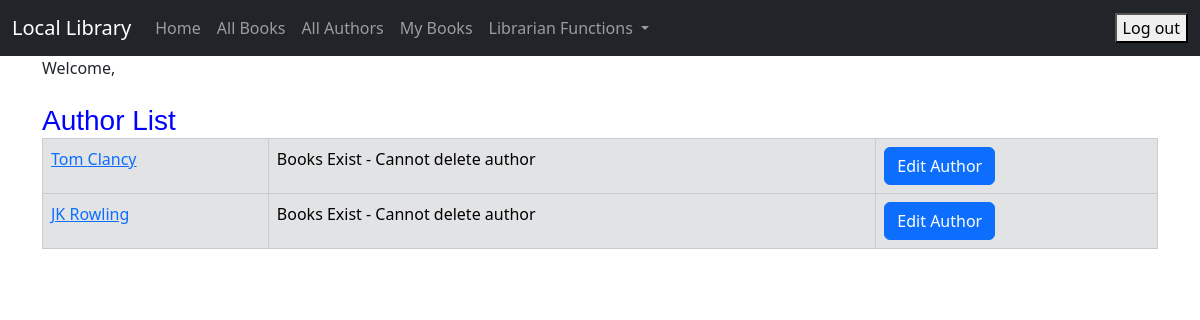
/author_list/ (signed in), run on the app's committed database.
### catalog/models.py (models this page shows, shortened)
class Author(models.Model):
    first_name = models.CharField(max_length=100)
    last_name = models.CharField(max_length=100)
    date_of_birth = models.DateField(null=True, blank=True)
    date_of_death = models.DateField('Died', null=True, blank=True)
    author_image = models.ImageField(upload_to='images/', null=True, blank=True)
    class Meta:
        ordering = ['last_name', 'first_name']
    def get_absolute_url(self):
        return reverse('author_detail', args=[str(self.id)])

### catalog/views.py (the view)
# urls.py: path('author_list/', views.AuthorListView.as_view(), name='author_list'),
class AuthorListView(LoginRequiredMixin, generic.ListView):
    model = Author

### catalog/templates/catalog/author_list.html (shortened to what this page needs)
{% extends "catalog/base.html" %}
{% block content %}
    <h1>Author List</h1>
    {% if author_list %}
        <table class="table table-bordered">
            {% for author in author_list %}
                <tr class="table-secondary">
                    <td><a href="{{ author.get_absolute_url }}">{{ author.first_name }} {{ author.last_name }}</a></td>
                    {% if user.is_superuser %}
                        {% if author.book_set.all %}
                            <td>Books Exist - Cannot delete author</td>
                        {% else %}
                            <td><a href="{% url 'author_delete' pk=author.pk %}"
                                   onclick="return confirm('Are you sure you want to delete?')"
                                   class="btn btn-danger">Delete</a>
                            </td>
                        {% endif %}
                        <td><a href="{% url 'author_update' pk=author.pk %}" class="btn btn-primary">Edit Author</a></td>
                    {% endif %}
                </tr>
            {% endfor %}
        </table>
    {% else %}
        <p>There are no authors in the library.</p>
    {% endif %}
{% endblock %}

### catalog/static/css/my_style.css (style rules this page uses)
h1 { font-family: 'Changa One', sans-serif; margin: 10px 0; font-size: 1.75em; font-weight: normal; line-height: 0.5; text-align: left; color: #0000FF; }

### data on the page
Author: first_name "Tom", last_name "Clancy", shows "Books Exist - Cannot delete author"
Author: first_name "JK", last_name "Rowling", shows "Books Exist - Cannot delete author"
